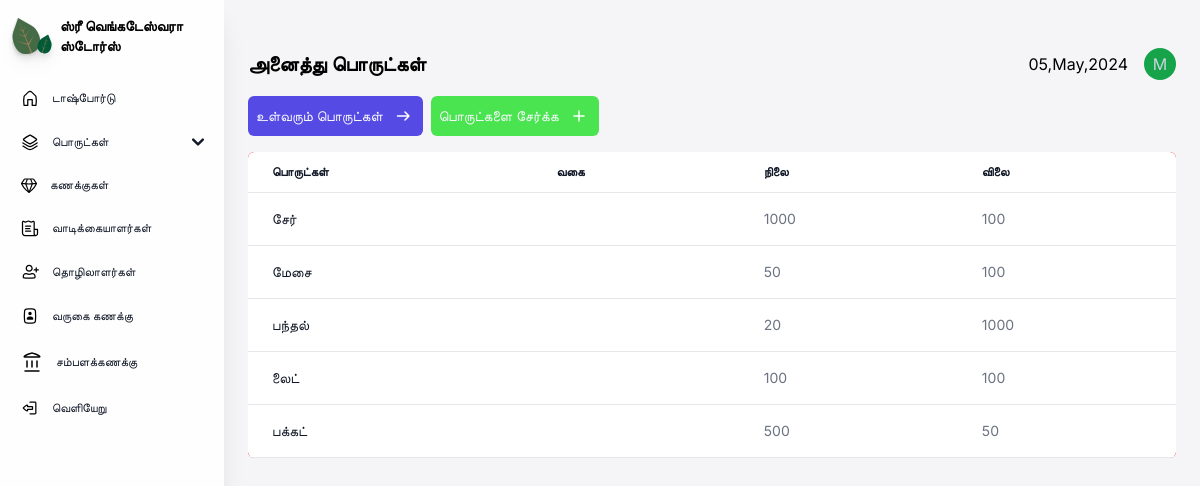
Page /stocks/ on the earlier database version.
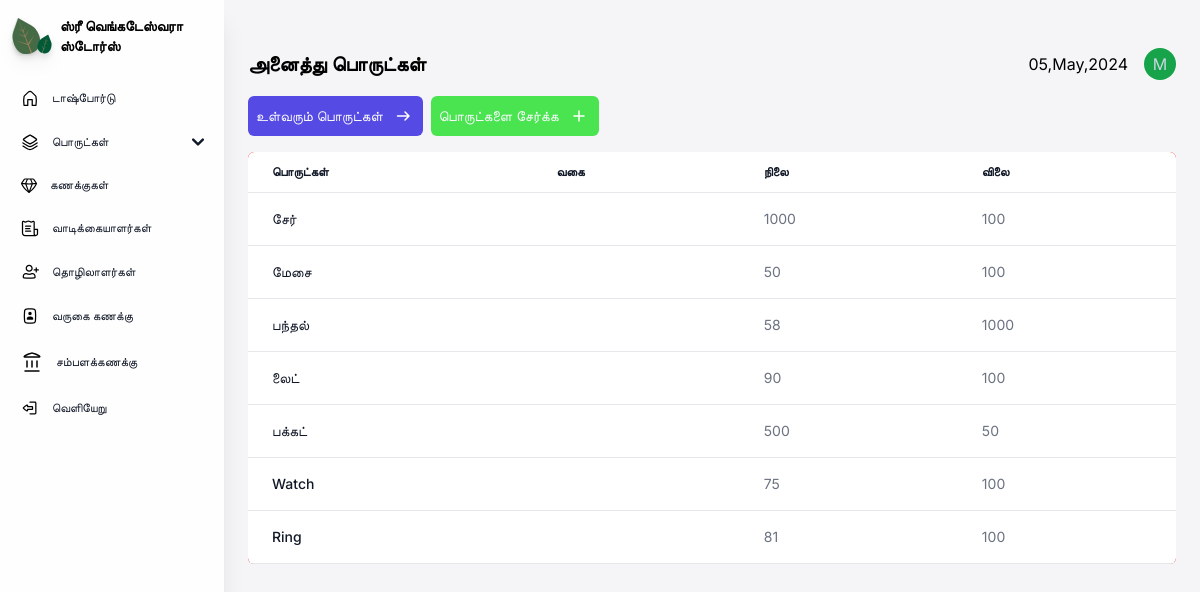
Same page on the later database version.
### core/models.py (models this page shows, shortened)
class stock(models.Model):
    productname = models.CharField(max_length=70, db_index=True)
    category = models.CharField(max_length=50)
    maximumstock = models.PositiveIntegerField()
    quantity = models.PositiveIntegerField()
    price = models.PositiveIntegerField()

### core/views.py (the view)
# urls.py: path('stocks/', cvs.stocks),
def stocks(request):
    stocks = stock.objects.all()
    return render(request, "core/stocks.html", {'stocks':stocks})

### core/templates/core/stocks.html (shortened to what this page needs)
{% load static %}
{% load static tailwind_tags%}
<!DOCTYPE html>
<html lang="en">
<head>
    <link href="https://cdnjs.cloudflare.com/ajax/libs/flowbite/2.3.0/flowbite.min.css" rel="stylesheet" />
    {% tailwind_css %}
</head>
<body class="font-inter bg-[#F5F5F7] max-w-full h-[100%]">
<section class="sm:ml-56 px-6 pb-4 max-w-full min-h-[100%]">
    <div class="relative">
    {% include 'core/navigation.html' %}
    </div>
    <div class="flex justify-between w-full items-center sm:mt-12 mt-6">
        <div>
            <p class="font-inter font-semibold text-xl">அனைத்து பொருட்கள்</p>
        </div>
        <div class="items-center gap-4 hidden sm:flex">
            <p class="date"></p>
            <div class="w-8 h-8 bg-green-600 rounded-full items-center justify-center flex">
                <p class="text-slate-300">M</p>
            </div>
        </div>
    </div>
    <main class="mt-4 min-w-full h-full">
    <div class="flex justify-between mt-2 items-center gap-2 flex-wrap">
    <div class="flex gap-2">
        <a href="/incomingstocks">
        <button class="px-2 py-2 bg-[#564AE4] flex items-center rounded-md gap-2 text-slate-50 text-sm">
            உள்வரும் பொருட்கள்
            <img src="{% static  'images/Arrow right.svg' %}" alt="plus">
        </button>
        </a>
        <a href="/addstock">
        <button class="px-2 py-2 bg-[#4AE450] flex items-center rounded-md gap-2 text-slate-50 text-sm font-inter">
            பொருட்களை சேர்க்க
            <img src="{% static  'images/Plus.svg' %}" alt="plus">
        </button>
        </a>
    </div>
    </div>
        <div class="relative max-w-[100%] min-h-full overflow-x-scroll mt-4 rounded-md bg-red-500">
            <table class="text-sm text-left min-h-full text-gray-500 bg-white dark:text-gray-400 rounded-md shadow-md overflow-x-auto w-full">
                <thead class="border-b text-xs text-gray-900 uppercase dark:text-gray-400">
                    <tr>
                        <th scope="col" class="px-6 py-3">
                            பொருட்கள்
                        </th>
                        <th scope="col" class="px-6 py-3">
                            வகை
                        </th>
                        <th scope="col" class="px-6 py-3">
                            நிலை
                        </th>
                        <th scope="col" class="px-6 py-3">
                            விலை
                        </th>
                    </tr>
                </thead>
                <tbody>
                    {% for stock in stocks %}
                    <tr class="border-b">
                        <th scope="row" class="hover:underline px-6 py-4 font-medium text-gray-900 whitespace-nowrap">
                            <a href="{% url 'editstock' stock.id%}">
                            {{stock.productname}}
                            </a>
                        </th>
                        <td class="px-6 py-4">
                        </td>
                        <td class="px-6 py-4">
                            {{stock.quantity}}
                        </td>
                        <td class="px-6 py-4">
                            {{stock.price}}
                        </td>
                    </tr>
                    {% endfor %}
                </tbody>
            </table>
        </div>
    </main>
</section>
</body>
</html>

Differences in the rows shown:
changed stock "பந்தல்": quantity "20" → "58"
changed stock (number 4 of 7 on the later page): quantity "100" → "90"
added stock: productname "Watch", quantity "75", price "100"
added stock: productname "Ring", quantity "81", price "100"
